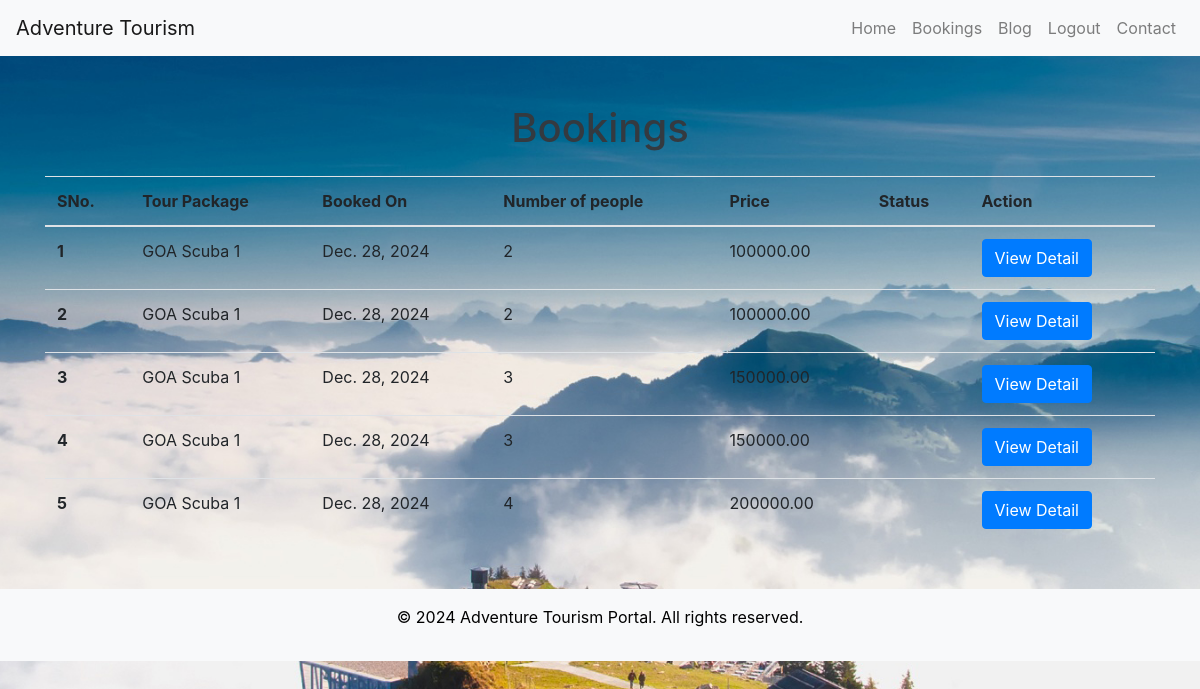
Page /Tour/user_bookings/ (signed in) on the earlier database version.
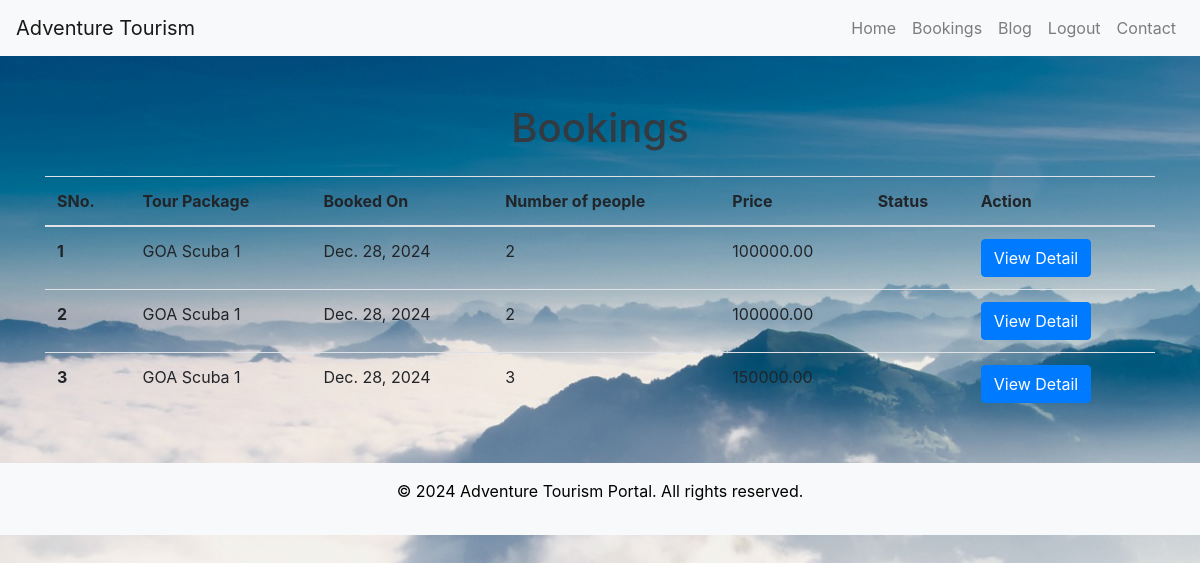
Same page on the later database version.
### Tour/models.py (models this page shows, shortened)
class UserBooking(models.Model):
    user = models.ForeignKey(User, on_delete=models.CASCADE)
    tour = models.ForeignKey(Tour, on_delete=models.CASCADE)
    date = models.DateField()
    num_people = models.PositiveIntegerField(default=1)
    total_price = models.DecimalField(max_digits=10, decimal_places=2)
    status = models.CharField(max_length=20, choices=[('Pending', 'Pending'), ('Confirmed', 'Confirmed')])

### Manager/models.py (models this page shows, shortened)
class Tour(models.Model):
    LOCATION_CHOICES = [
        ('Manali', 'Manali'),
        ('Goa', 'Goa'),
        ('Jaipur', 'Jaipur'),
        ('Leh', 'Leh'),
        ('Rishikesh', 'Rishikesh'),
        ('Kerala', 'Kerala'),
        ('Andaman', 'Andaman'),
        ('Darjeeling', 'Darjeeling'),
        ('Shimla', 'Shimla'),
        ('Varanasi', 'Varanasi'),
    ]
    ADVENTURE_CHOICES = [
        ('Hiking', 'Hiking'),
        ('Scuba Diving', 'Scuba Diving'),
        ('Safari', 'Safari'),
        ('Skydiving', 'Skydiving'),
        ('Camping', 'Camping'),
        ('City Tour', 'City Tour'),
        ('Rafting', 'Rafting'),
    ]
    title = models.CharField(max_length=100)
    description = models.TextField()
    location = models.CharField(max_length=100, choices=LOCATION_CHOICES)
    adventure_type = models.CharField(max_length=100, choices=ADVENTURE_CHOICES)
    price = models.DecimalField(max_digits=8, decimal_places=2)
    start_date = models.DateField()
    end_date = models.DateField()
    created_by = models.ForeignKey(User, on_delete=models.CASCADE)
    max_group_size = models.PositiveIntegerField()
    itinerary = models.TextField(blank=True)
    image = models.ImageField(upload_to='tours/images/', blank=True, null=True)

### Tour/views.py (the view)
# urls.py: path('user_bookings/', views.user_bookings, name='user_bookings'),
@login_required
def user_bookings(request):
    user_bookings = UserBooking.objects.filter(user=request.user).order_by('date')
    return render(request, 'tour/user_bookings.html', {'user_bookings': user_bookings})

### Templates/tour/user_bookings.html
{% extends 'user/base.html' %}
{% load static %}
{% block content %}
<div class="container mt-5 mb-5">
    <h1 class="text-dark mb-4 text-center"> Bookings </h1>
    <table class="table">
      <thead>
        <tr>
          <th scope="col">SNo.</th>
          <th scope="col">Tour Package</th>
          <th scope="col">Booked On</th>
          <th scope="col">Number of people</th>
          <th scope="col">Price</th>
          <th scope="col">Status</th>
          <th scope="col">Action</th>
        </tr>
      </thead>
      <tbody>
      {% for booking in user_bookings%}
        <tr>
          <th scope="row">{{ forloop.counter }}</th>
          <td>{{ booking.tour.title }}</td>
          <td>{{ booking.date }}</td>
          <td>{{ booking.num_people }}</td>
          <td>{{ booking.total_price }}</td>
          <td>{{ booking.status }}</td>
          <td><a href="{% url 'Tour:tour_detail' booking.tour.id %}"><button type="button" class="btn btn-primary">View Detail</button></a></td>
        </tr>
      {% endfor %}
      </tbody>
    </table>
</div>
{% endblock %}

Differences in the rows shown:
removed UserBooking: tour "GOA Scuba 1", date "Dec. 28, 2024", num_people "3", total_price "150000.00"
removed UserBooking: tour "GOA Scuba 1", date "Dec. 28, 2024", num_people "4", total_price "200000.00"
